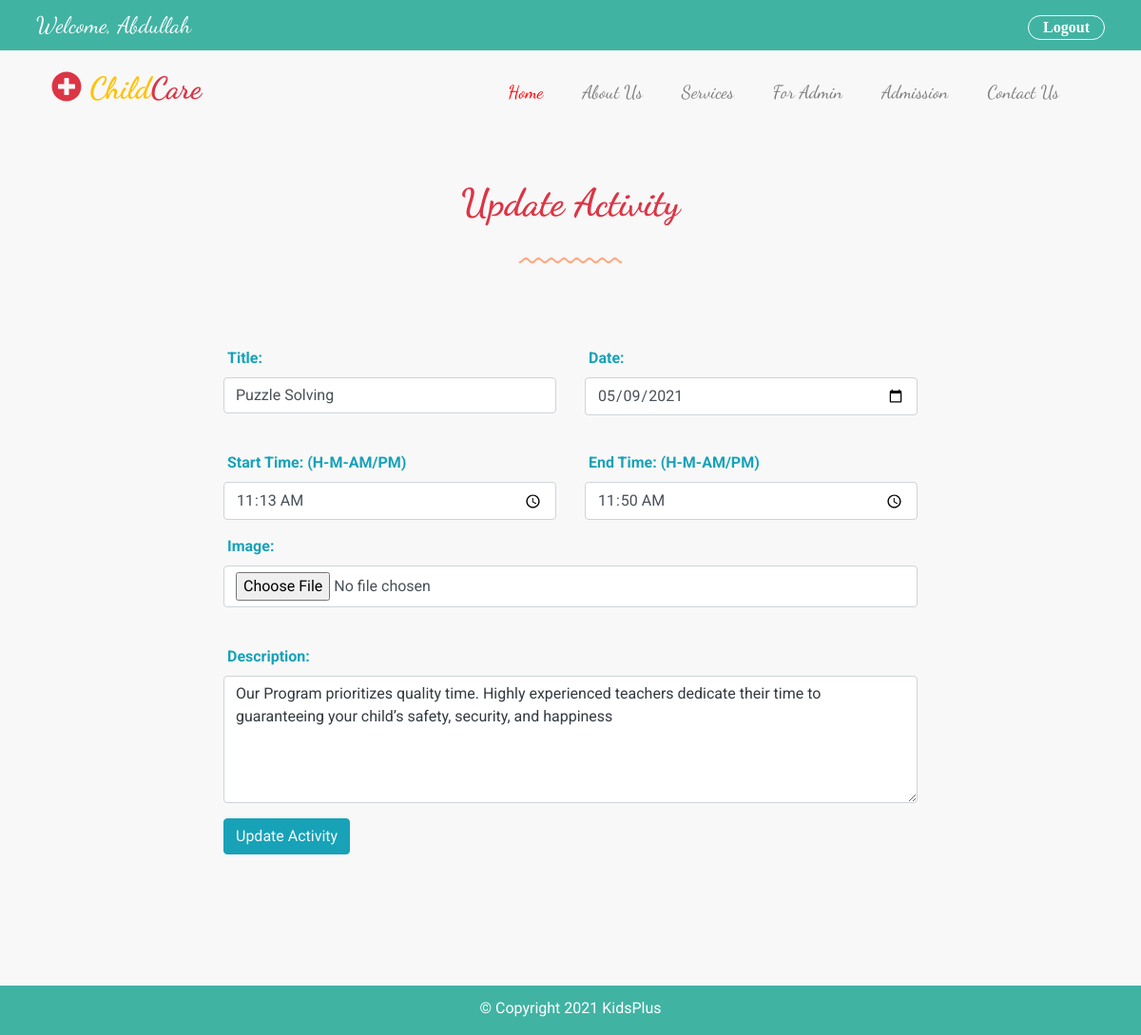
Screenshot of /admin/update_activity.php?id=5 (signed in) with the database file from the repository.
### tables this page shows
CREATE TABLE `activity` (
  `id` int(16) NOT NULL,
  `title` varchar(255) NOT NULL,
  `activity_date` date NOT NULL,
  `start_time` time NOT NULL,
  `end_time` time NOT NULL,
  `description` varchar(255) NOT NULL,
  `image` varchar(255) NOT NULL
);

### admin/update_activity.php (the view, shortened to what this page needs)
<?php
require '../database/connection.php';
if(isset($_GET['id'])){
    $activity_id = $_GET['id'];
    $query ="SELECT * FROM activity WHERE id = $activity_id";
    $execute_query = mysqli_query($connection, $query);
    if(mysqli_num_rows($execute_query) > 0){
        while($row = mysqli_fetch_assoc($execute_query)){
            $title = $row['title'];
            $date= $row['activity_date'];
            $start_time= $row['start_time'];
            $end_time= $row['end_time'];
            $message = $row['description'];
        }
    }
    else{
        $error  = "Connection Error!";
    }
}
?>
<!DOCTYPE html>
<html lang="en">
<head>
    <link rel="stylesheet" href="https://maxcdn.bootstrapcdn.com/bootstrap/4.0.0/css/bootstrap.min.css">
    <link type="text/css" rel="stylesheet" href="../assets/css/style.css">
    <link type="text/css" rel="stylesheet" href="../assets/css/media.css">
    <link type="text/css" rel="stylesheet" href="../assets/css/fontawesome.css">
</head>
<body>
<?php
require 'header.php';
?>
<section class="container admin-section mt-5 mb-5">
    <div class="row heading-row mb-5">
        <div class="col-sm-12 col-md-12 col-lg-12 text-center">
            <h1 class="text-danger font-weight-bold"> Update Activity</h1>
            <div class="mt-4">
                <img src="../assets/images/line-dec-2.png" alt="">
            </div>
        </div>
    </div>
    <div class="row add-staff-row">
        <div class="col-sm-12 col-md-12 col-lg-8 offset-lg-2 staff-form">
            <form method="post" action="update_activity.php" enctype="multipart/form-data">
                <div class="row input-row row-second">
                    <div class="col-sm-12 col-md-12 col-lg-12 input">
                    </div>
                </div>
                <div class="row input-row row-second">
                    <div class="col-sm-12 col-md-12 col-lg-12 input">
                    </div>
                </div>
                <div class="row input-row row-first">
                    <div class="col-sm-12 col-md-6 col-lg-6 input">
                        <div class="form-group">
                            <label  class="text-info ml-1 font-weight-bold">Title:</label>
                            <input type="text" name="title" class="form-control" placeholder="Enter Title" value="<?php echo @$title; ?>" required>
                        </div>
                    </div>
                    <div class="col-sm-12 col-md-6 col-lg-6 input">
                        <div class="form-group">
                            <label  class="text-info ml-1 font-weight-bold">Date:</label>
                            <input type="date" name="date" class="form-control"  value="<?php echo @$date;?>" required>
                        </div>
                    </div>
                </div>
                <div class="row input-row row-first">
                    <div class="col-sm-12 col-md-6 col-lg-6 input">
                        <div class="form-group">
                            <label  class="text-info ml-1 font-weight-bold">Start Time: (H-M-AM/PM)</label>
                            <input type="time" name="start-time" class="form-control"  value="<?php echo @$start_time; ?>" required>
                        </div>
                    </div>
                    <div class="col-sm-12 col-md-6 col-lg-6 input">
                        <div class="form-group">
                            <label  class="text-info ml-1 font-weight-bold">End Time: (H-M-AM/PM)</label>
                            <input type="time" name="end-time" class="form-control"  value="<?php echo @$end_time;?>" required>
                        </div>
                    </div>
                </div>
                <div class="row input-row row-second">
                    <div class="col-sm-12 col-md-12 col-lg-12 input">
                        <div class="form-group">
                            <label  class="text-info ml-1 font-weight-bold">Image:</label>
                            <input type="file" name="image" class="form-control" >
                        </div>
                    </div>
                </div>
                <div class="row input-row row-third">
                    <div class="col-sm-12 col-md-12 col-lg-12 input">
                        <div class="form-group">
                            <label  class="text-info ml-1 font-weight-bold">Description:</label>
                            <textarea type="text" name="message"  class="form-control w-100 text-dark" rows="5" placeholder="Description"  required><?php echo @$message; ?></textarea>
                        </div>
                    </div>
                </div>
                <div class="row input-row row-third">
                    <div class="col-sm-12 col-md-12 col-lg-12 input">
                        <button type="submit" name="update-activity" class="btn btn-md text-light btn-info  ">Update Activity</button>
                    </div>
                </div>
            </form>
        </div>
    </div>
</section>
<?php
require 'footer.php';
?>
</body>
</html>

### assets/css/style.css (style rules this page uses)
:root { --body-background : #f8f8f8; --header-background: #41b3a3; --white: #fff; --black:#000; --blue : #005cbf; --red : #ff0004; --orange:#fd7e14; --sky:#17a2b8; --aqua:#41b3a3; --tomato:#FF6347; --tan:#D7B98C; --yellow:#FFFF00; --warning: #ffc107; --darkgray:#999999; --smoke:#E8E8E8; }
body { background-color: var(--body-background); position: relative; margin: 0px; padding: 0px; box-sizing: border-box; font-family: 'Roboto', sans-serif !important; }
section h1, h2, h3, h4, a, span { font-family: 'Dancing Script', cursive; }
.public-section, .admin-section { min-height: 100vh; }

### rows the page displays
activity: title "Puzzle Solving", date "05/09/2021", start-time "11:13:00", end-time "11:50:00", message "Our Program prioritizes quality time. Highly experienced teachers dedicate their time to guaranteeing your child’s safety, security, and happiness"
